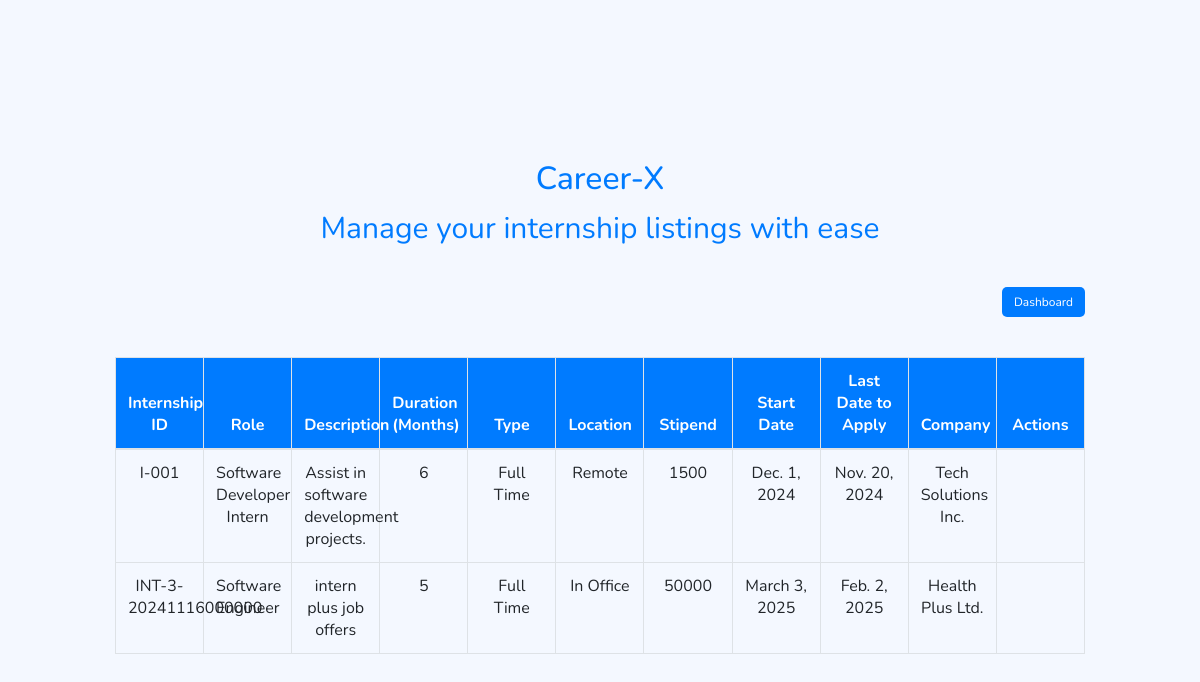
/view_internships/, run on the app's committed database.
### home/models.py (models this page shows, shortened)
class Internship(models.Model):
    internship_id = models.CharField(max_length=25, primary_key=True)
    internship_role = models.CharField(max_length=50, default="Software Intern")
    description = models.TextField(default="Description not provided")
    internship_type = models.CharField(
        max_length=20,
        choices=[('part_time', 'Part Time'), ('full_time', 'Full Time')],
        default='full_time',
    )
    location = models.CharField(
        max_length=20,
        choices=[('remote', 'Remote'), ('in_office', 'In Office'), ('hybrid', 'Hybrid')],
        default='remote',
    )
    stipend = models.PositiveIntegerField(default=0)
    start_date = models.DateField(default=date(2024, 1, 1))
    duration_months = models.PositiveIntegerField(default=3)
    last_date_to_apply = models.DateField(default=date(2024, 12, 31))
    posted_date = models.DateTimeField(auto_now_add=True)
    company = models.ForeignKey(
        Company, on_delete=models.CASCADE, related_name="internships", null=True, blank=True
    )
    created_by = models.ForeignKey(
        Admin, on_delete=models.SET_NULL, null=True, blank=True, related_name="created_internships"
    )

class Company(models.Model):
    company_id = models.IntegerField(primary_key=True)
    company_name = models.CharField(max_length=255)
    email = models.EmailField(unique=True)
    contact_number = models.BigIntegerField()
    street_number = models.CharField(max_length=255)
    city = models.CharField(max_length=255)
    state = models.CharField(max_length=255)
    country = models.CharField(max_length=255)
    pincode = models.CharField(max_length=10)
    password = models.CharField(max_length=100)

### home/views.py (the view)
# urls.py: path('view_internships/', views.view_internships, name='view_internships'),
def view_internships(request):
    student = None
    company_user = None
    user_email = request.session.get('user_email')
    if request.session.get('user_type') == 'student':
        student = Student.objects.filter(email=user_email).first()
    elif request.session.get('user_type') == 'company':
        company_user = Company.objects.filter(email=user_email).first()
    today = date.today()
    internships = Internship.objects.annotate(
        student_applied=Exists(
            InternshipApplications.objects.filter(internship=OuterRef('pk'), student=student)
        ),
        is_owner=Case(
            When(company=company_user, then=Value(True)),
            default=Value(False),
            output_field=BooleanField()
        ),
        is_expired=Case(
            When(last_date_to_apply__lt=today, then=Value(True)),
            default=Value(False),
            output_field=BooleanField()
        )
    ).prefetch_related('internship_applications')
    return render(request, 'view_internships.html', {
        'internships': internships,
        'can_manage_internships': request.session.get('user_type') == 'admin',
        'is_student': request.session.get('user_type') == 'student',
        'user_type': request.session.get('user_type'),
        'user_email': user_email
    })

### home/templates/view_internships.html (shortened to what this page needs)
{% load static %}
<html>
<head>
    <link rel="stylesheet" href="https://stackpath.bootstrapcdn.com/bootstrap/4.3.1/css/bootstrap.min.css">
</head>
<body>
<section class="vh-100">
    <div class="container-fluid">
        <div class="row d-flex justify-content-center align-items-center h-100">
            <div class="col-md-12 col-lg-10 col-xl-10">
                <div class="header">
                    <h2>Career-X</h2>
                    <p>Manage your internship listings with ease</p>
                </div>
                <div class="d-flex justify-content-between align-items-center">
                    <div class="button-container">
                        <a href="{% url 'dashboard' %}">
                            <button class="btn btn-secondary btn-custom">Dashboard</button>
                        </a>
                    </div>
                </div>
                <div class="table-container">
                    <table class="table table-bordered">
                        <thead>
                            <tr>
                                <th>Internship ID</th>
                                <th>Role</th>
                                <th>Description</th>
                                <th>Duration (Months)</th>
                                <th>Type</th>
                                <th>Location</th>
                                <th>Stipend</th>
                                <th>Start Date</th>
                                <th>Last Date to Apply</th>
                                <th>Company</th>
                                <th>Actions</th>
                            </tr>
                        </thead>
                        <tbody>
                            {% for internship in internships %}
                            <tr>
                                <td>{{ internship.internship_id }}</td>
                                <td>{{ internship.internship_role }}</td>
                                <td>{{ internship.description }}</td>
                                <td>{{ internship.duration_months }}</td>
                                <td>{{ internship.get_internship_type_display }}</td>
                                <td>{{ internship.get_location_display }}</td>
                                <td>{{ internship.stipend }}</td>
                                <td>{{ internship.start_date }}</td>
                                <td>{{ internship.last_date_to_apply }}</td>
                                <td>
                                    {% if internship.company %}
                                        {{ internship.company.company_name }}
                                    {% else %}
                                        Unknown
                                    {% endif %}
                                </td>
                                <td class="actions-container">
                                </td>
                            </tr>
                            {% empty %}
                            <tr>
                                <td colspan="10">No internships available.</td>
                            </tr>
                            {% endfor %}
                        </tbody>
                    </table>
                </div>
            </div>
        </div>
    </div>
</section>
</body>
</html>

### home/templates/view_internships.html (style rules this page uses)
* { margin: 0; padding: 0; font-family: 'Nunito', sans-serif; box-sizing: border-box; }
body { background-color: #f4f8ff; }
.btn-custom { font-size: 12px; width: 100%; margin-bottom: 10px; background-color: #007bff; color: white; border: none; border-radius: 5px; }
.table-container { margin-top: 30px; }
table { width: 100%; table-layout: fixed; }
thead { background-color: #007bff; color: white; }
th, td { padding: 10px; text-align: center; }
.header { padding-top: 30px; text-align: center; font-size: 30px; color: #007bff; }
.button-container { display: flex; gap: 20px; margin-top: 20px; }

### data on the page
Internship: internship_id "I-001", internship_role "Software Developer Intern", description "Assist in software development projects.", duration_months "6", internship_type "Full Time", location "Remote", stipend "1500", start_date "Dec. 1, 2024", last_date_to_apply "Nov. 20, 2024", company.company_name "Tech Solutions Inc."
Internship: internship_id "INT-3-20241116000000", internship_role "Software Engineer", description "intern plus job offers", duration_months "5", internship_type "Full Time", location "In Office", stipend "50000", start_date "March 3, 2025", last_date_to_apply "Feb. 2, 2025", company.company_name "Health Plus Ltd."
